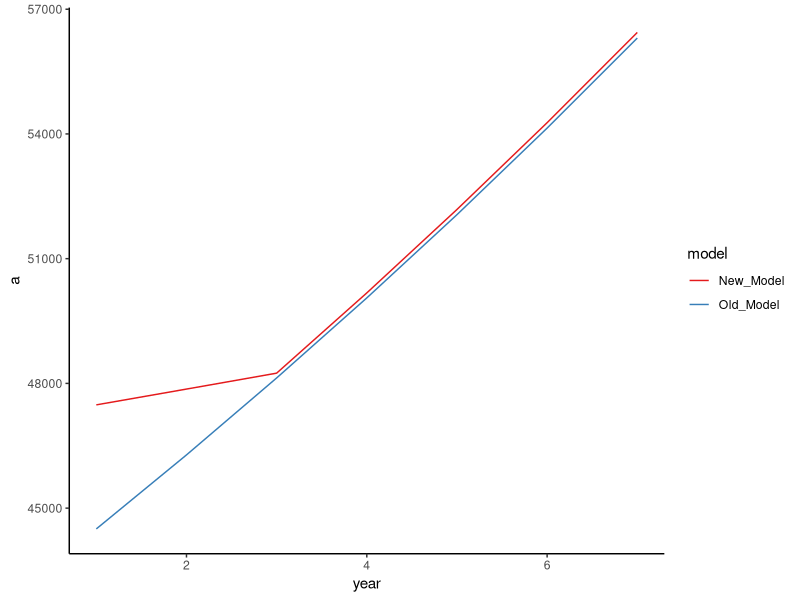

The R script that drew this image:
library(ggplot2)
library(RColorBrewer)

# The new model
a <- 0
for (x in 1:7) {
	if (x == 1) {
		a[x] <- 47484
	} else if (x < 4) {
		a[x] <- a[x-1] * 1.008
	} else {
		a[x] <- a[x-1] * 1.04
	}
}
bdf <- data.frame(a)
bdf$year <- c(1:7)
bdf$model <- "New_Model"
bdf

# The old model
a <- 0
for (x in 1:7) {
	if(x == 1) {
		a[x] <- 44500
	} else {
		a[x] <- a[x-1] * 1.04
	}
}
adf <- data.frame(a)
adf$year <- c(1:7)
adf$model <- "Old_Model"
adf

total <- rbind(adf, bdf)

salaryPlot <- ggplot(total, aes(x=year, y=a, group=model, colour=model)) +
	theme_classic()+
	theme(axis.line.x = element_line(color="black"),
		axis.line.y = element_line(color="black")) +
	geom_line() +
	scale_colour_brewer(palette="Set1")

pdf("./PdSalaryPlot.pdf", height=6, width=8)
	salaryPlot
dev.off()
